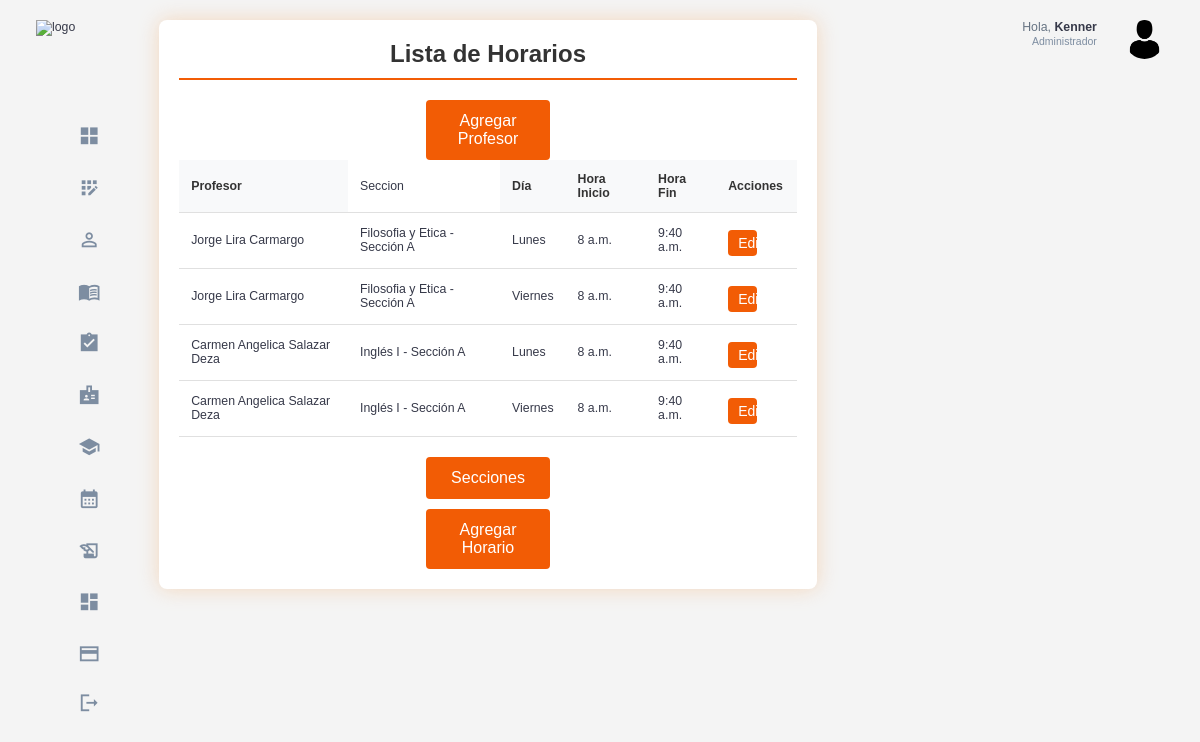
/horarios/ (signed in), run on the app's committed database.
### horarios/models.py (models this page shows, shortened)
class Horario(models.Model):
    DIAS_SEMANA = [
        ('Lunes', 'Lunes'),
        ('Martes', 'Martes'),
        ('Miércoles', 'Miércoles'),
        ('Jueves', 'Jueves'),
        ('Viernes', 'Viernes'),
        ('Sábado', 'Sábado'),
    ]
    profesor = models.ForeignKey(Profesor, on_delete=models.CASCADE)
    seccion = models.ForeignKey(Seccion, on_delete=models.CASCADE)
    dia_semana = models.CharField(max_length=10, choices=DIAS_SEMANA)
    hora_inicio = models.TimeField()
    hora_fin = models.TimeField()
    class Meta:
        unique_together = ('profesor', 'seccion', 'dia_semana', 'hora_inicio', 'hora_fin')
        verbose_name_plural = "Horarios"

class Seccion(models.Model):
    curso = models.ForeignKey(Curso, on_delete=models.CASCADE)
    nombre = models.CharField(max_length=10)
    cupos_totales = models.IntegerField()
    semestre = models.ForeignKey(Semestre, on_delete=models.CASCADE, related_name='secciones')
    def __str__(self):
        return f"{self.curso.nombre} - Sección {self.nombre}"

### profesores/models.py (models this page shows, shortened)
class Profesor(models.Model):
    nombre = models.CharField(max_length=100)
    apellido = models.CharField(max_length=100)
    dni = models.CharField(max_length=8, unique=True)
    telefono = models.CharField(max_length=15, blank=True, null=True)

### cursos/models.py (models this page shows, shortened)
class Curso(models.Model):
    codigo = models.CharField(max_length=10, unique=True)  # Campo único
    nombre = models.CharField(max_length=100)
    descripcion = models.TextField(null=True, blank=True)
    creditos = models.IntegerField()
    ciclo = models.IntegerField(validators=[MinValueValidator(1), MaxValueValidator(10)])
    pre_requisitos = models.ManyToManyField('self', symmetrical=False, related_name='requisitos_para', blank=True)

### usuarios/models.py (models this page shows, shortened)
class Usuario(AbstractUser):
    id = models.AutoField(primary_key=True)
    rol = models.ForeignKey(Rol, on_delete=models.CASCADE, null=True, blank=False)

### usuarios/decorators.py (the view)
        def _wrapped_view(request, *args, **kwargs):
            if request.user.is_authenticated and (request.user.rol.nombre_rol == role or request.user.rol.is_admin):
                return view_func(request, *args, **kwargs)
            else:
                raise PermissionDenied  # Lanza un error si no tiene el rol correcto

### horarios/views.py (called while the page is built)
@login_required
@role_required('Administrador')
def listar_horarios(request):
    horarios = Horario.objects.all()
    return render(request, 'horarios/listar_horarios.html', {'horarios': horarios})

### templates/horarios/listar_horarios.html (shortened to what this page needs)
{% extends 'base.html' %}
{% load static %}
{% block extra_css %}
    <link rel="stylesheet" href="{% static 'css/student_list.css' %}">
{% endblock %}
{% block content %}
<div class="student-list-container">
    <h2>Lista de Horarios</h2>
    <a href="{% url 'agregar_profesor' %}" class="btn btn-add">Agregar Profesor</a>
    <div class="table-responsive">
        <table class="student-table">
            <thead>
                <tr>
                    <th>Profesor</th>
                    <td>Seccion</td>
                    <th>Día</th>
                    <th>Hora Inicio</th>
                    <th>Hora Fin</th>
                    <th>Acciones</th>
                </tr>
            </thead>
            <tbody>
                {% for horario in horarios %}
                <tr>
                    <td>{{ horario.profesor.nombre }} {{ horario.profesor.apellido }}</td>
                    <td>{{ horario.seccion }}</td>
                    <td>{{ horario.dia_semana }}</td>
                    <td>{{ horario.hora_inicio }}</td>
                    <td>{{ horario.hora_fin }}</td>
                    <td>
                        <a href="{% url 'editar_horario' horario.id %}" class="btn-2 btn-add-2">Editar</a>
                    </td>
                </tr>
                {% endfor %}
            </tbody>
        </table>
        <a href="{% url 'listar_secciones' %}" class="btn btn-add">Secciones</a>
        <a href="{% url 'agregar_horario' %}" class="btn btn-add btn-carga">Agregar Horario</a>
    </div>
</div>
{% endblock %}

### templates/base.html (shortened to what this page needs)
{% load static %}
<!DOCTYPE html>
<html lang="en">
<head>
    <link rel="stylesheet" href="{% static 'css/base.css' %}">
    {% block extra_css %}{% endblock %}
</head>
<body>
    <div class="container">
        <aside>
            <div class="top">
                <div class="logo">
                    <img src="/static/assets/logo_base.png" alt="logo">
                </div>
            </div>
            <div class="sidebar">
                <a href="{% url 'home_admin' %}" class="active">
                    <span class="material-icons-sharp">grid_view</span>
                </a>
                <a href="{% url 'registrar_usuario' %}" >
                    <span class="material-icons-sharp">app_registration</span>
                </a>
                <a href="{% url 'listar_estudiantes' %}">
                    <span class="material-icons-sharp">person_outline</span>
                </a>
                <a href="{% url 'listar_cursos' %}">
                    <span class="material-icons-sharp">menu_book</span>
                </a>
                <a href="{% url 'listar_estudiantes_historial' %}">
                    <span class="material-icons-sharp">assignment_turned_in</span>
                </a>
                <a href="{% url 'listar_profesores' %}">
                    <span class="material-icons-sharp">badge</span>
                </a>
                <a href="{% url 'listar_semestres' %}">
                    <span class="material-icons-sharp">school</span>
                </a>
                <a href="{% url 'listar_secciones' %}">
                    <span class="material-icons-sharp">calendar_month</span>
                <a href="{% url 'listar_matriculas' %}">
                    <span class="material-icons-sharp">history_edu</span>
                </a>
                <a href="{% url 'estadisticas_generales' %}">
                    <span class="material-icons-sharp">dashboard</span>
                <a href="{% url 'lista_pagos' %}">
                    <span class="material-icons-sharp">payment</span>
                </a>
                <a href="{% url 'signout' %}">
                    <span class="material-icons-sharp">logout</span>
                </a>
            </div>
        </aside>
        <main>
            {% block content %}
            {% endblock %}
        </main>
        <div class="right">
            <div class="top">
                <div class="profile">
                    <div class="info">
                        <p>Hola, <b>{{ request.user.username }}</b></p>
                        <small class="text-muted">Administrador</small>
                    </div>
                    <div class="profile-photo">
                        <img src="/static/assets/perfil_admin.png" alt="perfil_admin">
                    </div>
                </div>
            </div>
        </div>
    </div>
</body>
</html>

### static/css/base.css (style rules this page uses)
:root { --color-primary: #F25C05; --color-danger: #F26938; --color-success: #41f1b6; --color-warning: #F2A172; --color-white: #fff; --color-info-dark: #7d8da1; --color-info-light: #dce1eb; --color-dark: #363949; --color-light: #f2a1724f; --color-primary-variant: #8f5100; --color-dark-variant: #677483; --color-background: #f6f6f9; --card-border-radius: 2rem; --border-radius-1: 0.4rem; --border-radius-2: 0.8rem; --border-radius-3: 1.2rem; --card-padding: 1.8rem; --padding-1: 1.2rem; --box-shadow: 0 2rem 3rem var(--color-light) }
* { margin: 0; padding: 0; outline: 0; appearance: none; border: 0; text-decoration: none; list-style: none; box-sizing: border-box; }
html { font-size: 14px; }
body { width: 100vw; height: 100vh; font-family: Arial, sans-serif; font-size: 0.88rem; background: var(--color-background); user-select: none; overflow-x: hidden; color: var(--color-dark); }
.container { display: grid; width: 96%; margin: 0 auto; gap: 1.8rem; grid-template-columns: 16rem auto 23rem; }
a { color: var(--color-dark); }
img { display: block; width: 100%; }
h2 { font-size: 1.4rem; }
small { font-size: 0.75rem; }
.profile-photo { width: 2.8rem; height: 2.8rem; border-radius: 50%; overflow: hidden; }
.text-muted { color: var(--color-info-dark); }
p { color: var(--color-dark-variant); }
b { color: var(--color-dark); }
aside { height: 100vh; width: 16rem; }
aside .top { display: flex; align-items: center; justify-content: space-between; margin-top: 1.4rem; }
aside .logo { display: flex; gap: 0.8rem; }
aside .logo img { width: 12.5rem; height: 4.5rem; }
aside .sidebar { display: flex; flex-direction: column; height: 86vh; position: relative; top: 3rem; }
aside .sidebar a { display: flex; color: var(--color-info-dark); margin-left: 2rem; gap: 1rem; align-items: center; position: relative; height: 3.7rem; transition: all 300ms ease; padding: 0 1rem; white-space: nowrap; overflow: hidden; text-overflow: ellipsis; }
aside .sidebar a span { font-size: 1.6rem; transition: all 300ms ease; }
aside .sidebar a:last-child { position: absolute; bottom: 2rem; width: 100%; }
main { margin-top: 1.4rem; }
.right { margin-top: 1.4rem; }
.right .top { display: flex; justify-content: end; gap: 2rem; }
.right .top .profile { display: flex; gap: 2rem; text-align: right; }
@media screen and (max-width: 1200px) { .container { width: 94%; grid-template-columns: 7rem auto 23rem; } }
@media screen and (max-width: 1200px) { aside .sidebar a { width: 5.6rem; } }
@media screen and (max-width: 1200px) { aside .sidebar a:last-child { position: relative; margin-top: 1.8rem; } }
@media screen and (max-width: 1200px) { aside .logo img { top: 10px; width: 8.2rem; height: 3.5rem; } }

### static/css/student_list.css (style rules this page uses)
body { margin: 0; padding: 0; font-family: Arial, sans-serif; background-color: #f4f4f4; }
.student-list-container { width: 100%; max-width: 1200px; margin: 0 auto; padding: 20px; background-color: #ffffff; border-radius: 8px; box-shadow: 0 0 20px rgba(243, 184, 128, 0.473); box-sizing: border-box; }
.student-list-container h2 { text-align: center; margin-bottom: 20px; padding-bottom: 10px; border-bottom: 2px solid #F25C05; color: #333; font-size: 24px; }
.table-responsive { overflow-x: auto; -webkit-overflow-scrolling: touch; }
.student-table { width: 100%; border-collapse: collapse; margin-bottom: 20px; }
.student-table th, .student-table td { padding: 12px; text-align: left; border-bottom: 1px solid #e0e0e0; }
.student-table th { background-color: #f8f9fa; font-weight: bold; color: #333; }
.btn { display: inline-block; padding: 8px 12px; border: none; border-radius: 4px; cursor: pointer; font-size: 14px; text-decoration: none; transition: background-color 0.3s; text-align: center; }
.btn-add { background-color: #F25C05; color: #fff; padding: 12px 20px; font-size: 16px; display: block; width: 20%; margin: auto; }
.btn-2 { display: inline-block; border: none; border-radius: 4px; cursor: pointer; font-size: 14px; text-decoration: none; transition: background-color 0.3s; text-align: center; }
.btn-add-2 { background-color: #F25C05; color: #fff; padding: 5px 10px; font-size: 14px; margin-top: 5px; display: block; width: 50%; }
.btn-carga { margin-top: 10px; }

### data on the page
Horario: profesor.nombre "Jorge", profesor.apellido "Lira Carmargo", seccion "Filosofia y Etica - Sección A", dia_semana "Lunes", hora_inicio "8 a.m.", hora_fin "9:40 a.m."
Horario: profesor.nombre "Jorge", profesor.apellido "Lira Carmargo", seccion "Filosofia y Etica - Sección A", dia_semana "Viernes", hora_inicio "8 a.m.", hora_fin "9:40 a.m."
Horario: profesor.nombre "Carmen Angelica", profesor.apellido "Salazar Deza", seccion "Inglés I - Sección A", dia_semana "Lunes", hora_inicio "8 a.m.", hora_fin "9:40 a.m."
Horario: profesor.nombre "Carmen Angelica", profesor.apellido "Salazar Deza", seccion "Inglés I - Sección A", dia_semana "Viernes", hora_inicio "8 a.m.", hora_fin "9:40 a.m."
Usuario: user.username "Kenner"
